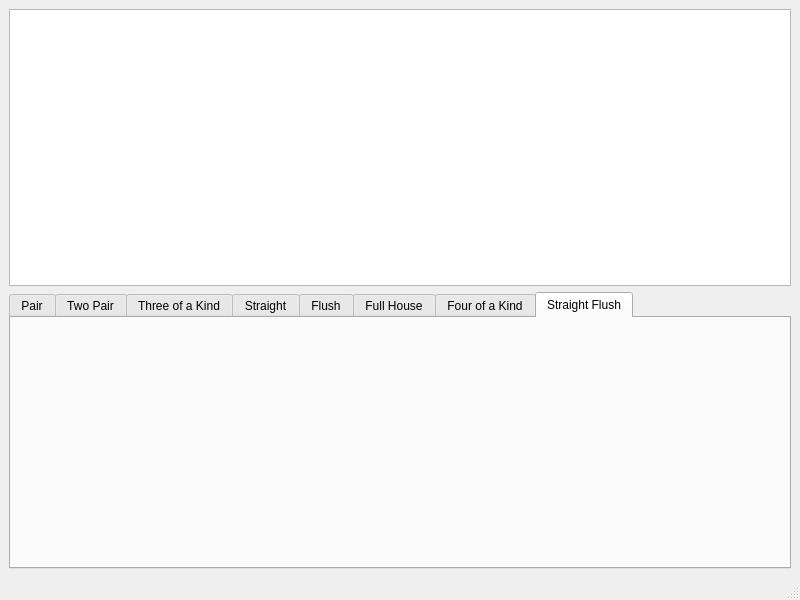
<?xml version="1.0" encoding="UTF-8"?>
<ui version="4.0">
 <class>MainWindow</class>
 <widget class="QMainWindow" name="MainWindow">
  <property name="geometry">
   <rect>
    <x>0</x>
    <y>0</y>
    <width>800</width>
    <height>600</height>
   </rect>
  </property>
  <property name="windowTitle">
   <string>MainWindow</string>
  </property>
  <widget class="QWidget" name="centralwidget">
   <layout class="QVBoxLayout" name="verticalLayout">
    <item>
     <widget class="QTableWidget" name="cards"/>
    </item>
    <item>
     <widget class="QTabWidget" name="hands">
      <property name="currentIndex">
       <number>7</number>
      </property>
      <widget class="QWidget" name="pair">
       <attribute name="title">
        <string>Pair</string>
       </attribute>
       <layout class="QVBoxLayout" name="verticalLayout_2"/>
      </widget>
      <widget class="QWidget" name="two_pair">
       <attribute name="title">
        <string>Two Pair</string>
       </attribute>
      </widget>
      <widget class="QWidget" name="three_kind">
       <attribute name="title">
        <string>Three of a Kind</string>
       </attribute>
      </widget>
      <widget class="QWidget" name="straight">
       <attribute name="title">
        <string>Straight</string>
       </attribute>
      </widget>
      <widget class="QWidget" name="flush">
       <attribute name="title">
        <string>Flush</string>
       </attribute>
      </widget>
      <widget class="QWidget" name="tab_4">
       <attribute name="title">
        <string>Full House</string>
       </attribute>
      </widget>
      <widget class="QWidget" name="tab">
       <attribute name="title">
        <string>Four of a Kind</string>
       </attribute>
      </widget>
      <widget class="QWidget" name="tab_5">
       <attribute name="title">
        <string>Straight Flush</string>
       </attribute>
      </widget>
     </widget>
    </item>
   </layout>
  </widget>
  <widget class="QMenuBar" name="menubar">
   <property name="geometry">
    <rect>
     <x>0</x>
     <y>0</y>
     <width>800</width>
     <height>25</height>
    </rect>
   </property>
  </widget>
  <widget class="QStatusBar" name="statusbar"/>
 </widget>
 <resources/>
 <connections/>
</ui>
